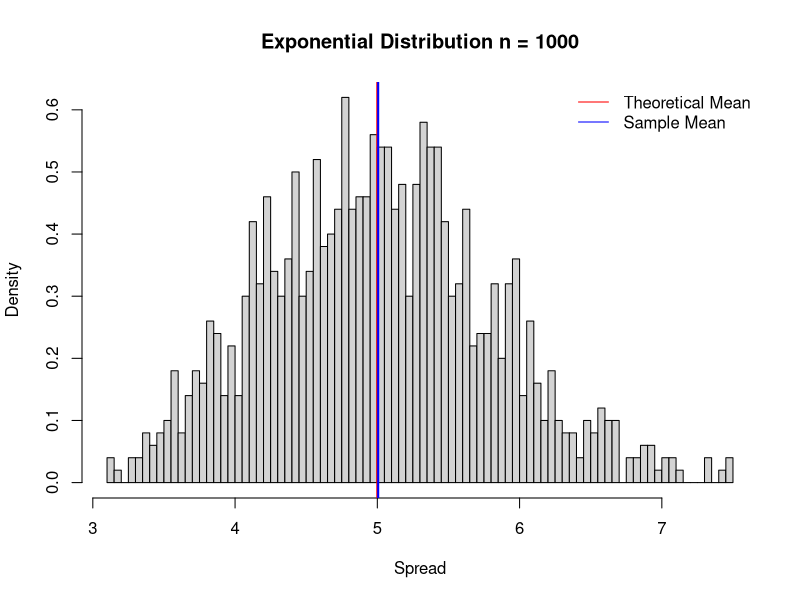
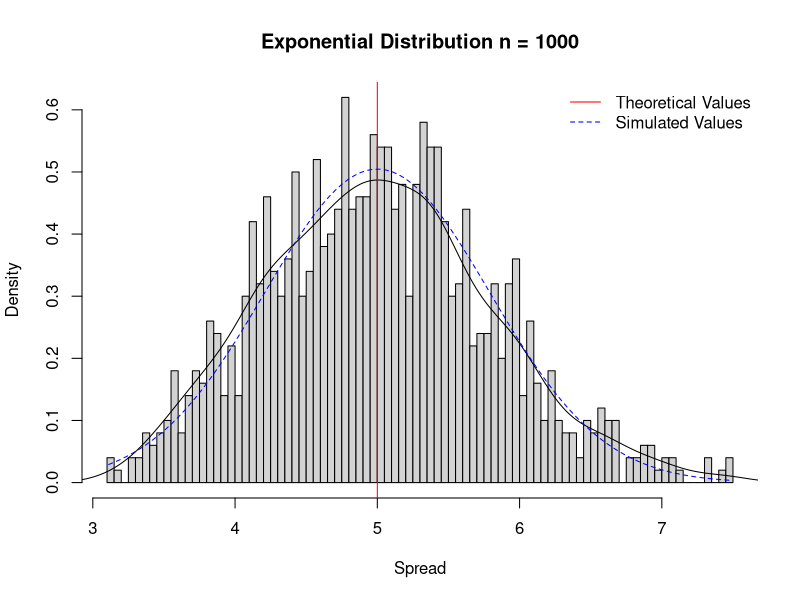

Reproduce these figures in R, in order.
## ---- chunk 1
#set seed to reproduce the data
set.seed(7714)
#set constants
lambda = 0.2
n = 40
nsims = 1:1000

Mean_ExpDist <- data.frame(x = sapply(nsims, function(x) {mean(rexp(n, lambda))}))
## ---- chunk 2
Emean <- 1/lambda
Emean
## ---- chunk 3
Smean <- mean(Mean_ExpDist$x)
Smean
## ---- chunk 4
hist(Mean_ExpDist$x, 
     breaks = 100, 
     prob = TRUE, 
     main="Exponential Distribution n = 1000", 
     xlab="Spread")
     abline(v = Emean, col= "red", lwd = 2)
     abline(v = Smean, col = "blue", lwd = 2)
     legend('topright', c("Theoretical Mean", "Sample Mean"), 
            bty = "n", lty = c(1,1), 
            col = c(col = "red", col = "blue"))
## ---- chunk 5
EVar <- (1/lambda)^2/n
EVar
## ---- chunk 6
SVar <- var(Mean_ExpDist$x)
SVar
## ---- chunk 7
hist(Mean_ExpDist$x, 
     breaks = 100, 
     prob = TRUE, 
     main = "Exponential Distribution n = 1000", 
     xlab = "Spread")
     lines(density(Mean_ExpDist$x))
     abline(v = 1/lambda, col = "red")
     xfit <- seq(min(Mean_ExpDist$x), max(Mean_ExpDist$x), length = 100)
     yfit <- dnorm(xfit, mean = 1/lambda, sd = ((1/lambda)/sqrt(40)))
     lines(xfit, yfit, pch = 22, col = "blue", lty = 2)
     legend('topright', c("Theoretical Values", "Simulated Values"), 
            bty = "n", lty = c(1,2), col = c("red", "blue"))
